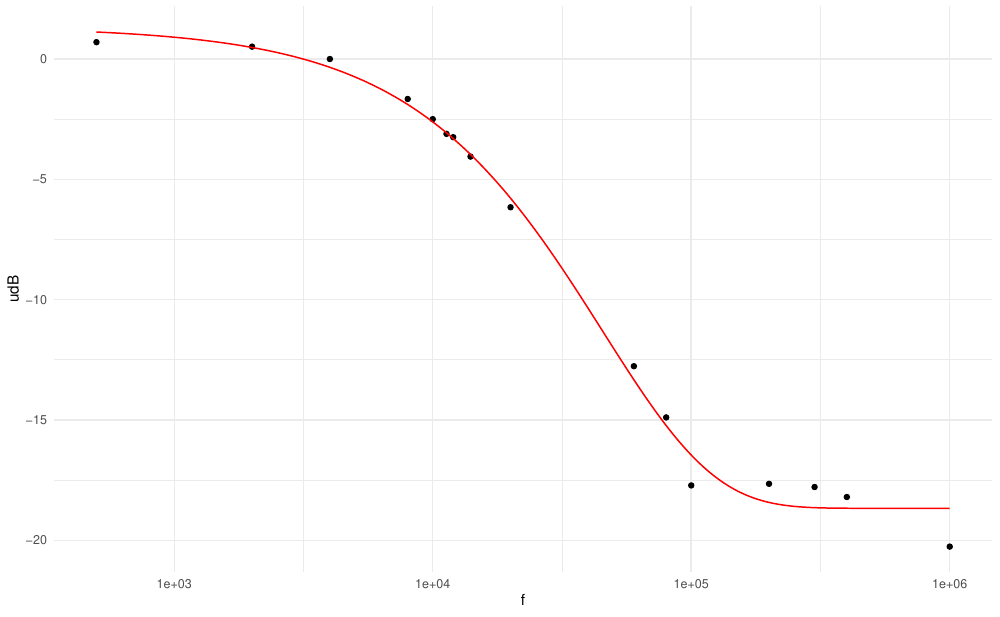

Generate this figure with R:
library(ggplot2)
library(mosaic)

width <- 10
height <- width * 0.618

outputName <- "Box3-1.pdf"

box3_1.dat <- read.csv("Box3-1.csv")

attach(box3_1.dat)

box3_1.dat <- cbind(box3_1.dat, 20*log10(u/1000))

names(box3_1.dat)[3] <- "udB"

#box3_1.model <- nls( u ~ k2*f^-2, start=list(k2=2))
modelFun <- udB ~ A+B*exp(K*f)
box3_1.model <- fitModel(modelFun, data=box3_1.dat, start=c(A=20*log10(100/1000), B=20, K=-0.00002))
#box3_1.model <- lm( log(u) ~ log(f))

#summary(box3_1.model)

max(f)
min(f)

max(u)
min(u)

fmax <- 10^6
deltaf <- 1000

fpoints <- seq(0,fmax,deltaf)

box3_1.dat

#new <- data.frame(f = fpoints)
#prediction <- predict(box3_1.model, newdata=new)

#new <- cbind(new, prediction)

snacky <- function(f) {

    20*log10(100/1000) + 20*exp( -(0.00002)*f )

}


p <- ggplot(data=box3_1.dat, aes(x=f, y=udB)) +
    theme_minimal() +
    geom_point() +
#geom_smooth(se=FALSE, method="auto", n=2000, color="red2") +
    scale_x_continuous( trans="log10" ) +
#    geom_path(color = "blue4") +
   stat_function(fun=box3_1.model, n=4000, color="red")
 #   stat_function(fun=snacky, n=4000)
#    geom_point(data=new, aes(x=f, y=prediction), color="green") +
#    geom_path(data=new, aes(x=f, y=prediction), color="blue4")


pdf(outputName, width, height)
p
